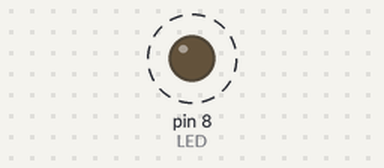
Bench run of a sketch on a simulated Arduino Uno, built with avr-gcc and run on an emulated ATmega328P. On the bench: output pins drawn as LEDs (lit = HIGH). Dashed ring = blinking.

Above: at 0.5 s.
Timing chart, 0 to 4.6 s (numbered marks = the images above):
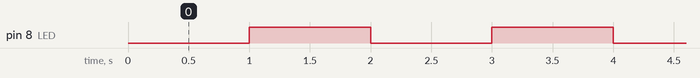

The sketch:

practica5-2.ino
```cpp
#include <TimerOne.h>   // instalar librería TimerOne

volatile bool flag = false;
const int LED = 8;

void ISR_timer() {
  flag = true;       // solo marca la bandera
}

void setup() {
  pinMode(LED, OUTPUT);
  Timer1.initialize(1000000);   // 1 segundo (1,000,000 µs)
  Timer1.attachInterrupt(ISR_timer);
}

void loop() {
  if (flag) {
    flag = false;
    digitalWrite(LED, !digitalRead(LED));
  }
  // aquí puede ejecutarse otra tarea sin bloqueo
}
```

Measured:
- by itself, pin 8 (LED): alternates HIGH for 1.0 s and LOW for 1.0 s
